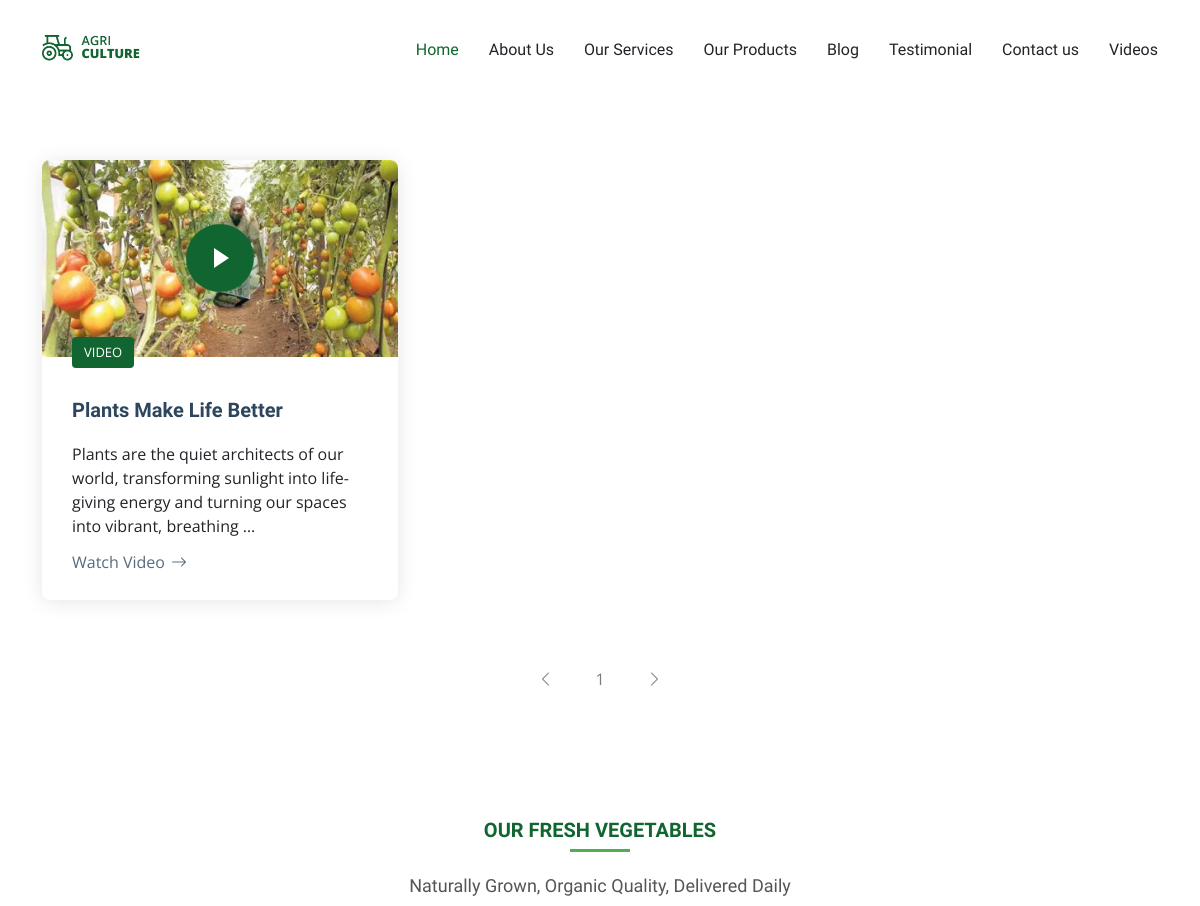
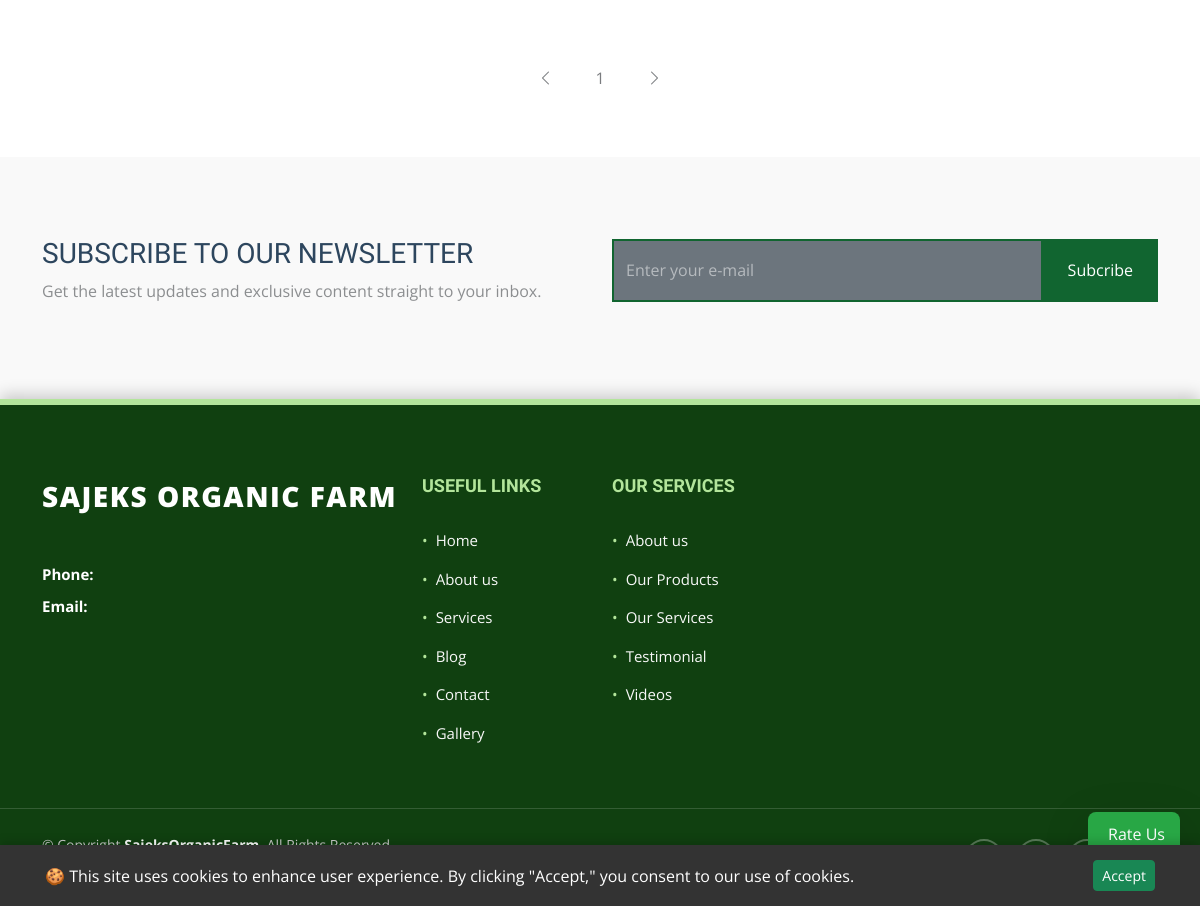
The page /videos/ on the database as committed earlier (2 pictures, top to bottom).
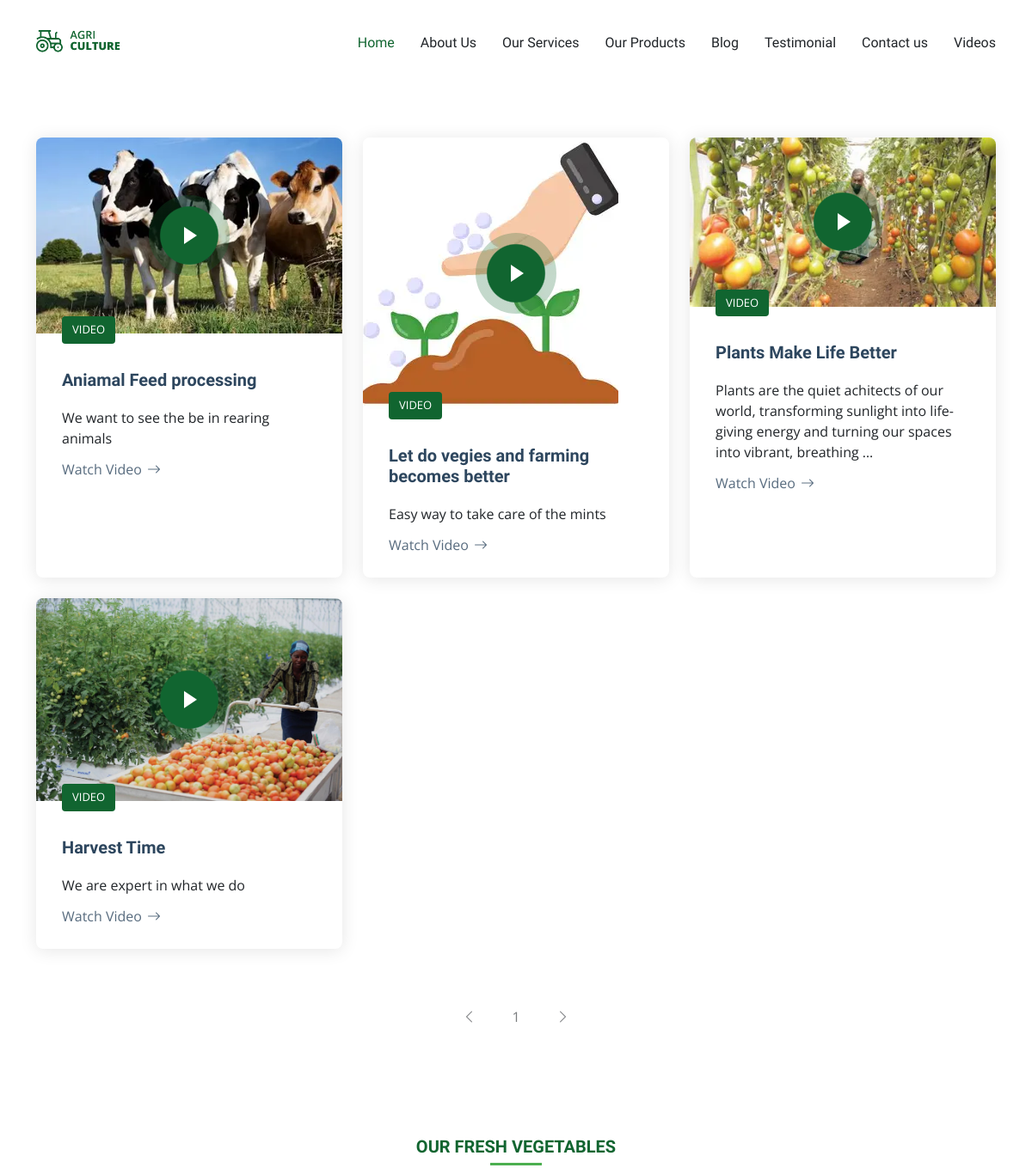
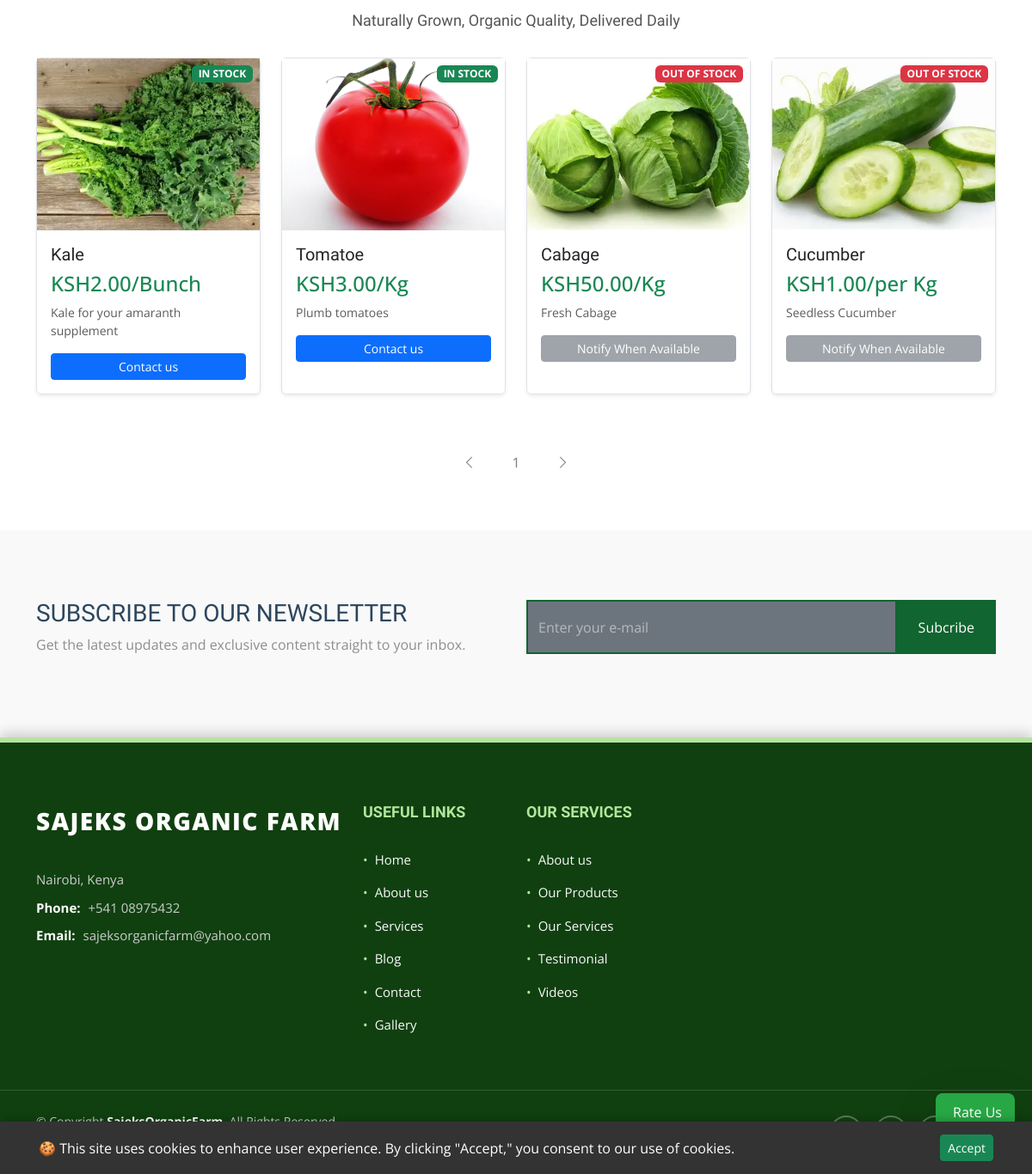
The same page on the database as committed later (2 pictures, top to bottom).
### sajeksApp/models.py (models this page shows, shortened)
class Homevideo(models.Model):
    pic = models.ImageField(upload_to='chooseus_img', null=True)
    title = models.CharField(max_length=100, null=True, help_text="The title of the why choose us pic.")
    body = CKEditor5Field(max_length = 500000, null =True, blank = True, help_text = 'Enter the video content. this field is optional')
    youtube_url = models.CharField(max_length=255, blank=True, null=True)
    video_id = models.CharField(max_length=50, blank=True, null=True)
    created_on = models.DateTimeField(auto_now_add=True, null=True)
    updated_on = models.DateTimeField(auto_now=True, null = True)
    class Meta:
        ordering = ['-updated_on',]
        verbose_name = 'Home Video'
        verbose_name_plural = 'Home Videos'

class ProduceItem(models.Model):
    title = models.CharField(max_length=150, verbose_name="Product Name", help_text="e.g., Organic Cherry Tomatoes")
    slug = models.SlugField(unique=True, max_length=150, blank=True, help_text="Automatically generated from the title.")
    description = models.TextField(verbose_name="Full Description",help_text="Detailed information about the produce, growing method, and benefits.")
    price = models.DecimalField(max_digits=8, decimal_places=2, verbose_name="Price (Kenya Shilling)",help_text="The price per unit (e.g., per Kg or per bunch).")
    unit_of_sale = models.CharField(max_length=50, default='per Kg',help_text="e.g., 'per Kg', 'per Bunch', 'per Box'")
    is_available = models.BooleanField(default=True, verbose_name="In Stock")
    image = models.ImageField(upload_to='produce_images/', null=True, blank=True,verbose_name="Product Image")
    created_on = models.DateTimeField(auto_now_add=True)
    updated_on = models.DateTimeField(auto_now=True)
    class Meta:
        verbose_name = "Produce Item"
        verbose_name_plural = "Produce Items"
        ordering = ['-is_available', 'title'] # Prioritize available items

class adminContact(models.Model):
    location = models.CharField(max_length=50)
    email = models.EmailField(max_length=50)
    call= models.CharField(max_length=50)

### sajeksApp/views.py (the view)
# urls.py: path('videos/', views.videos, name='videos'),
def videos(request):
    homevideo = Homevideo.objects.all()
    contact = adminContact.objects.first()
    paging = paginate_queryset(request, homevideo, items_per_page=9)
    subscribtion_form = SubscribtionForm()
    msg_countig = Contact.objects.filter(status =True)
    message_count = msg_countig.count()
    produce_items = ProduceItem.objects.all()
    products = paginate_queryset(request, produce_items, items_per_page=8)
    context = {
        'admincontact':contact,
        'homevideos':paging,
        'sub_form': subscribtion_form,
        'message_count':message_count,
        'produce_items':products
    }
    return render(request, 'sajeksApp/videos/videos.html', context)

### sajeksApp/forms.py
class TestimonialForm(forms.ModelForm):
    rating = forms.IntegerField(
        label='Rate Your Experience (1 to 5 Stars)',
        widget=forms.RadioSelect(choices=[
            (1, '⭐'),
            (2, '⭐⭐'),
            (3, '⭐⭐⭐'),
            (4, '⭐⭐⭐⭐'),
            (5, '⭐⭐⭐⭐⭐')
        ]),
        initial=5,
    )
    class Meta:
        model = Testimonial
        fields = ['full_name', 'rating', 'message', 'image']
        widgets = {
            'full_name': forms.TextInput(attrs={'class': 'form-control form-control-lg', 'placeholder': 'Your Full Name'}),
            'message': forms.Textarea(attrs={'class': 'form-control', 'rows': 6, 'placeholder': 'Share your detailed experience here...'}),
            'image': forms.FileInput(attrs={'class': 'form-control'}), # File inputs need form-control
        }

class SubscribtionForm(forms.ModelForm):
    class Meta:
        model = Subscribtion
        fields = ['email']
        widgets = {
            'email': forms.EmailInput(attrs={
                'class': 'form-control h-100 bg-secondary',
                'placeholder': 'Enter your e-mail',
            }),
        }

### sajeksApp/templates/sajeksApp/videos/videos.html (shortened to what this page needs)
{% extends 'sajeksApp/base/base.html' %}
{% load static %}
{% block content %}
<section id="blog-posts-2" class="blog-posts-2 section">
    <div class="container">
        <div class="row gy-4">
            {% for homevideo in homevideos %}
            <div class="col-lg-4">
                <article class="position-relative h-100">
                    <div class="post-img position-relative overflow-hidden">
                        <img src="{{ homevideo.pic.url }}" class="img-fluid" alt="Video Thumbnail">
                        <a href="{% url 'video_details' homevideo.id %}" class="pulsating-play-btn" style="position: absolute; top: 50%; left: 50%; transform: translate(-50%, -50%); z-index: 10;">
                            <span class="play"><i class="bi bi-play-fill"></i></span>
                        </a>
                    </div>
                    <div class="meta d-flex align-items-end">
                        <span class="post-date">VIDEO</span>
                        </div>
                    <div class="post-content d-flex flex-column">
                        <h3 class="post-title">{{ homevideo.title }}</h3>
                        <p>{{ homevideo.body|safe|truncatewords:20 }}</p>
                        <a href="{% url 'video_details' homevideo.id %}" class="readmore stretched-link">
                            <span>Watch Video</span><i class="bi bi-arrow-right"></i>
                        </a>
                    </div>
                </article>
            </div>
            {% endfor %}
        </div>
    </div>
</section>
<section id="blog-pagination" class="blog-pagination section">
    <div class="container">
        <div class="d-flex justify-content-center">
            <ul>
                {% if homevideos.has_previous %}
                    <li><a href="?page={{ homevideos.previous_page_number }}"><i class="bi bi-chevron-left"></i></a></li>
                {% else %}
                    <li class="disabled"><a href="#"><i class="bi bi-chevron-left"></i></a></li>
                {% endif %}
                {% for i in homevideos.paginator.page_range %}
                    {% if homevideos.number == i %}
                        <li class="active"><a href="#">{{ i }}</a></li>
                    {% else %}
                        <li><a href="?page={{ i }}">{{ i }}</a></li>
                    {% endif %}
                {% endfor %}
                {% if homevideos.has_next %}
                    <li><a href="?page={{ homevideos.next_page_number }}"><i class="bi bi-chevron-right"></i></a></li>
                {% else %}
                    <li class="disabled"><a href="#"><i class="bi bi-chevron-right"></i></a></li>
                {% endif %}
            </ul>
        </div>
    </div>
</section>
{% include 'sajeksApp/base/product_base.html' %}
{% include 'sajeksApp/base/pagination_base.html' %}
{% endblock %}

### sajeksApp/templates/sajeksApp/base/product_base.html (shortened to what this page needs)
{% load mathfilters %}
<section id="produce-catalog" class="services section">
    <div class="container section-title" data-aos="fade-up">
        <h2>OUR FRESH VEGETABLES</h2>
        <p>Naturally Grown, Organic Quality, Delivered Daily</p>
    </div>
    <div class="content">
        <div class="container">
            <div class="row g-4">
                {% for product in produce_items %}
                <div class="col-lg-3 col-md-6" data-aos="fade-up" data-aos-delay="{{ forloop.counter0|mul:100 }}">
                    <div class="product-item product-card h-100 shadow-sm border rounded">
                        <div class="product-image-container position-relative overflow-hidden" style="height: 200px;">
                            {% if product.is_available %}
                                <span class="badge bg-success position-absolute top-0 end-0 m-2 z-index-1" style="z-index: 10;">IN STOCK</span>
                            {% else %}
                                <span class="badge bg-danger position-absolute top-0 end-0 m-2 z-index-1" style="z-index: 10;">OUT OF STOCK</span>
                            {% endif %}
                            <a href="{{ product.image.url }}"
                               class="glightbox"
                               data-gallery="produceGallery"
                               data-caption="{{ product.title }} | {{ product.description|truncatewords:10 }}">
                                <img src="{{ product.image.url }}"
                                     alt="{{ product.title }}"
                                     class="img-fluid w-100 h-100"
                                     style="object-fit: cover; cursor: pointer; transition: transform 0.3s ease;">
                            </a>
                        </div>
                        <div class="product-item-content p-3 d-flex flex-column">
                            <h3 class="product-heading h5 mb-2">{{ product.title }}</h3>
                            <div class="d-flex justify-content-between align-items-center mb-2">
                                {% if product.price %}
                                    <p class="h4 text-success m-0">KSH{{ product.price }}/{{product.unit_of_sale}}</p>
                                {% endif %}
                            </div>
                            <p class="text-muted small mb-3 flex-grow-1">
                                {{ product.description|truncatewords:10 }}
                            </p>
                            {% if product.is_available %}
                                <a href="{% url 'contact' %}" class="btn btn-primary btn-sm w-100 mt-auto">Contact us</a>
                            {% else %}
                                <button class="btn btn-secondary btn-sm w-100 mt-auto" disabled>Notify When Available</button>
                            {% endif %}
                        </div>
                    </div>
                </div>
                {% endfor %}
            </div>
        </div>
    </div>
</section>

### sajeksFooter/templates/sajeksFooter/footer.html (shortened to what the changed rows need)
{% extends "sajeksFooter/base/base.html" %}
{% block content %}
<footer id="footer" style="
    background: #104010; /* Dark Forest Green */
    color: #f8f8f8; /* Light text */
    font-size: 15px;
    padding: 0;
    border-top: 6px solid #b3e59b; /* Light green accent */
    box-shadow: 0 -4px 15px rgba(0, 0, 0, 0.2);
">
    <div class="footer-top" style="padding: 70px 0 40px 0;">
        <div class="container">
            <div class="row gy-4">
                <div class="col-lg-4 col-md-6 footer-about">
                    <div class="footer-contact pt-3" style="margin-top: 20px;">
                        <p style="margin-bottom: 10px; color: #cccccc;">{{admincontact.location}}</p>
                        <p style="margin-bottom: 10px;">
                            <strong style="color: #ffffff; font-weight: 700; margin-right: 5px;">Phone:</strong>
                            <span style="color: #cccccc;">{{admincontact.call}}</span>
                        </p>
                        <p style="margin-bottom: 0;">
                            <strong style="color: #ffffff; font-weight: 700; margin-right: 5px;">Email:</strong>
                            <span style="color: #cccccc;">{{admincontact.email}}</span>
                        </p>
                    </div>
                </div>
            </div>
        </div>
    </div>
</footer>
{% endblock %}

Rows that differ between the two databases and show on the page:
added Homevideo: pic (picture), title "Aniamal Feed processing", body "We want to see the be in rearing animals"
added Homevideo: pic (picture), title "Let do vegies and farming becomes better", body "Easy way to take care of the mints"
changed Homevideo "Plants Make Life Better": body "Plants are the quiet architects of our world, transforming sunlight into life-giving energy and turning our spaces into vibrant, breathing …" → "Plants are the quiet achitects of our world, transforming sunlight into life-giving energy and turning our spaces into vibrant, breathing …"
added Homevideo: pic (picture), title "Harvest Time", body "We are expert in what we do"
added ProduceItem: is_available "IN STOCK", image (picture), title "Kale", price "2.00", unit_of_sale "Bunch", description "Kale for your amaranth supplement"
added ProduceItem: is_available "IN STOCK", image (picture), title "Tomatoe", price "3.00", unit_of_sale "Kg", description "Plumb tomatoes"
added ProduceItem: is_available "OUT OF STOCK", image (picture), title "Cabage", price "50.00", unit_of_sale "Kg", description "Fresh Cabage"
added ProduceItem: is_available "OUT OF STOCK", image (picture), title "Cucumber", price "1.00", unit_of_sale "per Kg", description "Seedless Cucumber"
added adminContact: location "Nairobi, Kenya", call "+541 08975432", email "sajeksorganicfarm@yahoo.com"
